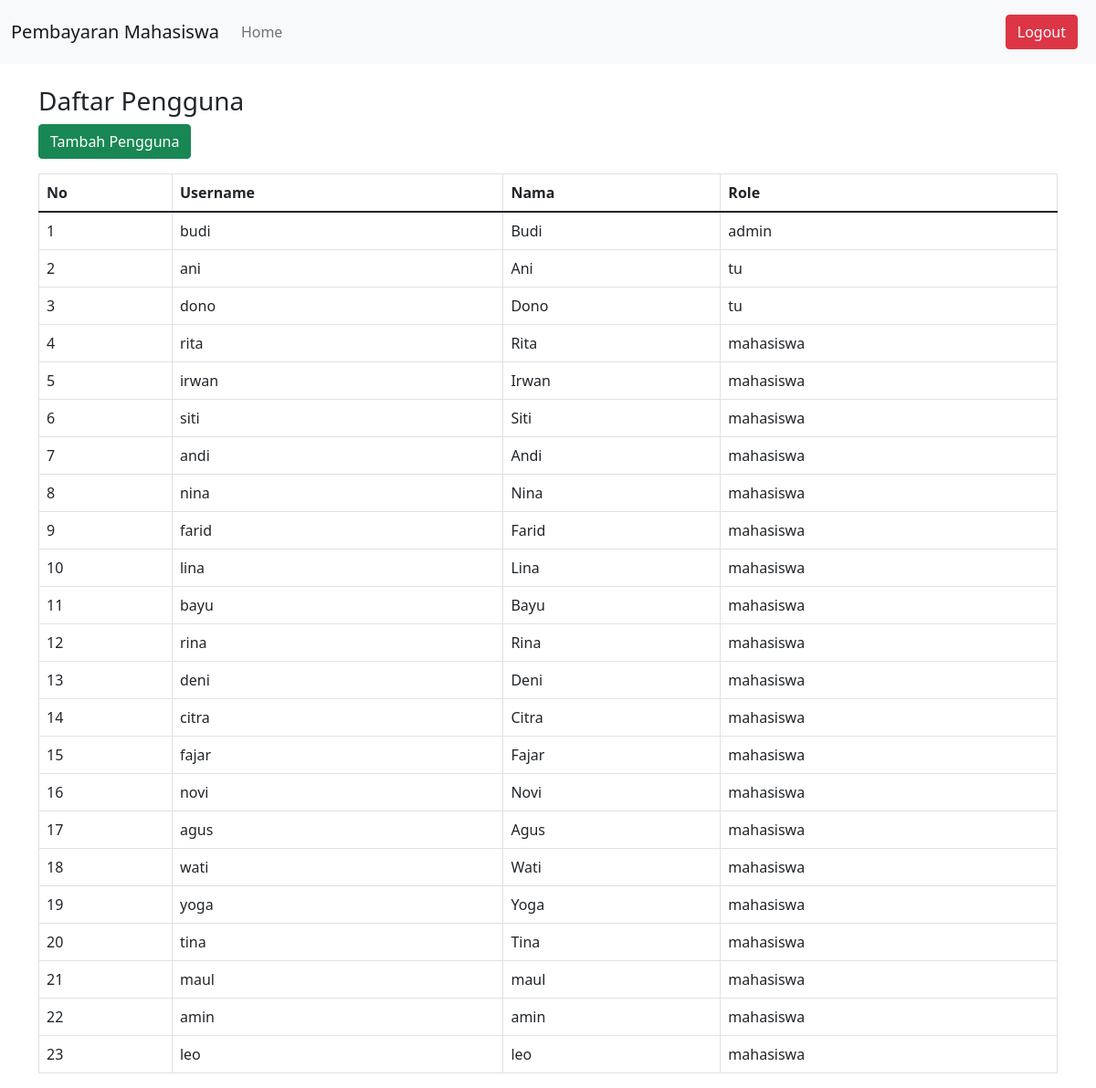
Screenshot of /user.php with the database file from the repository.
### tables this page shows
CREATE TABLE `users` (
  `id_user` int(11) NOT NULL,
  `nama` varchar(100) NOT NULL,
  `username` varchar(50) NOT NULL,
  `password` varchar(255) NOT NULL,
  `role` enum('admin','tu','dosen','mahasiswa') NOT NULL
);

### user.php (the view, shortened to what this page needs)
<?php
include 'db.php';
$sql = "
    SELECT id_user, username, nama, role
    FROM users
";
$result = $conn->query($sql);
$users = [];
if ($result && $result->num_rows > 0) {
    while ($row = $result->fetch_assoc()) {
        $users[] = $row;
    }
}
?>
<!DOCTYPE html>
<html lang="en">
<head>
    <link href="https://cdn.jsdelivr.net/npm/bootstrap@5.1.3/dist/css/bootstrap.min.css" rel="stylesheet">
</head>
<body>
    <?php include 'navbar.php'; ?>
    <div class="container mt-4">
        <h3>Daftar Pengguna</h3>
        <a href="tambah_user.php" class="btn btn-success mb-3">Tambah Pengguna</a>
        <table class="table table-bordered">
            <thead>
                <tr>
                    <th>No</th>
                    <th>Username</th>
                    <th>Nama</th>
                    <th>Role</th>
                </tr>
            </thead>
            <tbody>
                <?php if (!empty($users)): ?>
                    <?php foreach ($users as $index => $user): ?>
                        <tr>
                            <td><?= $index + 1; ?></td>
                            <td><?= htmlspecialchars($user['username']); ?></td>
                            <td><?= htmlspecialchars($user['nama']); ?></td>
                            <td><?= htmlspecialchars($user['role']); ?></td>
                        </tr>
                    <?php endforeach; ?>
                <?php else: ?>
                    <tr>
                        <td colspan="5" class="text-center">Tidak ada data pengguna yang ditemukan.</td>
                    </tr>
                <?php endif; ?>
            </tbody>
        </table>
    </div>
</body>
</html>

### rows the page displays
users: username "budi", nama "Budi", role "admin"
users: username "ani", nama "Ani", role "tu"
users: username "dono", nama "Dono", role "tu"
users: username "rita", nama "Rita", role "mahasiswa"
users: username "irwan", nama "Irwan", role "mahasiswa"
users: username "siti", nama "Siti", role "mahasiswa"
users: username "andi", nama "Andi", role "mahasiswa"
users: username "nina", nama "Nina", role "mahasiswa"
users: username "farid", nama "Farid", role "mahasiswa"
users: username "lina", nama "Lina", role "mahasiswa"
users: username "bayu", nama "Bayu", role "mahasiswa"
users: username "rina", nama "Rina", role "mahasiswa"
users: username "deni", nama "Deni", role "mahasiswa"
users: username "citra", nama "Citra", role "mahasiswa"
users: username "fajar", nama "Fajar", role "mahasiswa"
users: username "novi", nama "Novi", role "mahasiswa"
users: username "agus", nama "Agus", role "mahasiswa"
users: username "wati", nama "Wati", role "mahasiswa"
users: username "yoga", nama "Yoga", role "mahasiswa"
users: username "tina", nama "Tina", role "mahasiswa"
users: username "maul", nama "maul", role "mahasiswa"
users: username "amin", nama "amin", role "mahasiswa"
users: username "leo", nama "leo", role "mahasiswa"
